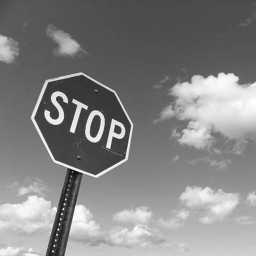
#> input picture Stop.png, 256 x 256 px
$ python max_minfilter.py
#> lines starting #> are read from the running program, lines starting #| are printed output that depends on the picture
#> further down, image is the input picture: PIL image 256x256 L; min 11, max 254, mean 131.5
#!/usr/bin/env python
# coding: utf-8

from PIL import Image
import numpy as np

def min_filter(input_image, kernel_size):
#> called with kernel_size = 3
    width, height = input_image.size
#> width = 256; height = 256
    image_data = np.array(input_image)
    output_data = np.copy(image_data)
    pad = kernel_size // 2

    for x in range(pad, width - pad):
        for y in range(pad, height - pad):
            neighborhood = image_data[y - pad : y + pad + 1, x - pad : x + pad + 1]
            min_value = np.min(neighborhood)
            output_data[y, x] = min_value
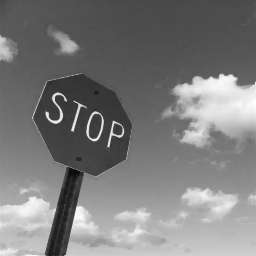
#> output_data: shape (256, 256); min 11, max 254, mean 124.3

    return Image.fromarray(output_data)

def max_filter(input_image, kernel_size):
#> called with kernel_size = 5
    width, height = input_image.size
#> width = 256; height = 256
    image_data = np.array(input_image)
    output_data = np.copy(image_data)
    pad = kernel_size // 2

    for x in range(pad, width - pad):
        for y in range(pad, height - pad):
            neighborhood = image_data[y - pad : y + pad + 1, x - pad : x + pad + 1]
            max_value = np.max(neighborhood)
            output_data[y, x] = max_value
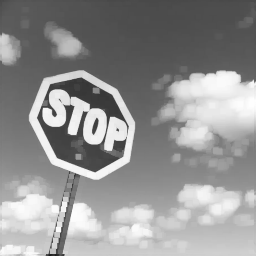
#> output_data: shape (256, 256); min 24, max 254, mean 146.7

    return Image.fromarray(output_data)


image = Image.open('Stop.png').convert('L')

# Apply the minimum and maximum filters
min_filtered = min_filter(image, kernel_size=3)
max_filtered = max_filter(image, kernel_size=5)

# Combine (max - min)
max_min = Image.fromarray(np.uint8(np.array(max_filtered) - np.array(min_filtered)))
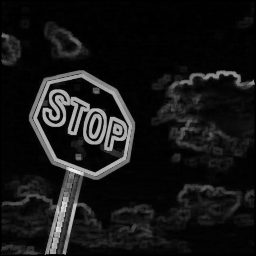
#> max_min: PIL image 256x256 L; min 0, max 234, mean 22.4

# Save the filtered images
min_filtered.save('minfilter.png')
max_filtered.save('maxfilter.png')
max_min.save('max-minfilter.png')
